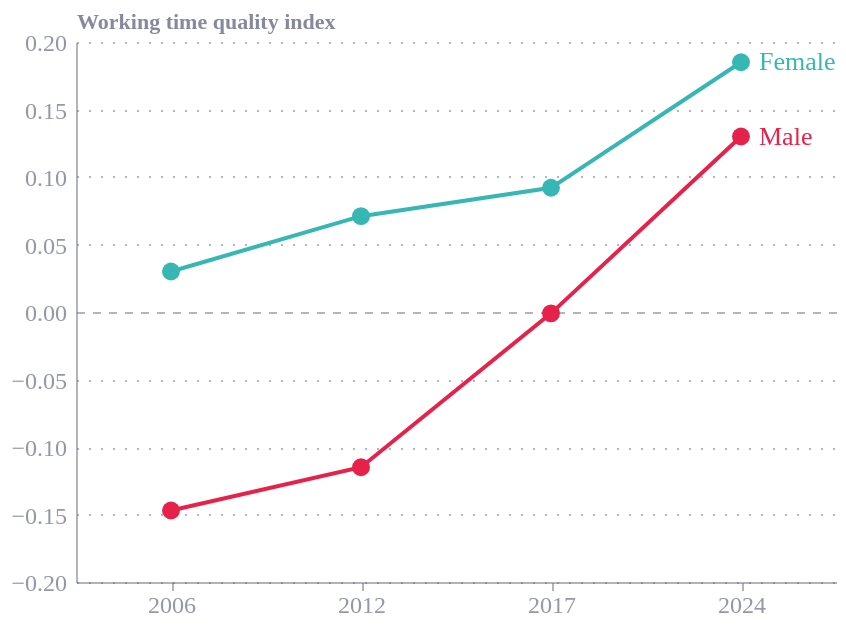

Source (Vega-Lite JSON):
### Vega-Lite specification from a JSON file in a GitHub repository (floating-point values rounded to 4 significant figures)
{"$schema": "https://vega.github.io/schema/vega-lite/v6.4.1.json", "config": {"font": "Circular Std", "text": {"color": "#676A86", "align": "left", "baseline": "middle", "dx": 7, "dy": 0, "fontSize": 11}, "view": {"stroke": null, "continuousWidth": 400, "continuousHeight": 300, "discreteWidth": 400, "discreteHeight": 300}, "range": {"category": ["#36B7B4", "#E6224B", "#F4C245", "#0063AF", "#00A767", "#179FDB", "#EB5C2E"], "diverging": ["#E6224B", "#E54753", "#C9C9C9", "#179FDB", "#122B39"], "heatmap": ["#C9C9C9", "#179FDB", "#0063AF", "#122B39"], "ordinal": ["#00A767", "#36B7B4", "#179FDB", "#0063AF", "#243B5A"]}, "bar": {"color": "#179fdb"}, "line": {"color": "#e6224b"}, "rule": {"color": "#676A86"}, "area": {"opacity": 0.3}, "point": {"filled": true, "size": 80, "color": "#e6224b", "opacity": 0.95}, "geoshape": {"stroke": "white", "strokeWidth": 0.3}, "rect": {"fill": "#d6d4d4", "opacity": 0.3}, "axis": {"labelColor": "#676A86", "labelFontSize": 12, "labelFont": "Circular Std", "labelOpacity": 0.7, "tickColor": "#676A86", "tickOpacity": 0.5, "domainColor": "#676A86", "domainOpacity": 0.5, "gridColor": "#676A86", "gridDash": [2, 2], "gridOpacity": 0.5, "title": null, "titleColor": "#676A86", "titleOpacity": 0.8, "tickSize": 4}, "axisXDiscrete": {"grid": false, "labelAngle": 0, "tickCount": 10, "tickOpacity": 0.5, "title": null}, "axisYDiscrete": {"ticks": false, "labelPadding": 5}, "axisXTemporal": {"grid": false, "ticks": true, "labelFontSize": 13}, "axisXQuantitative": {"grid": true}, "axisYQuantitative": {"gridColor": "#676A86", "gridDash": [1, 5], "gridOpacity": 0.5, "ticks": false, "labelPadding": 5, "tickCount": 8, "titleAngle": 0, "titleAlign": "left", "titleBaseline": "bottom", "titleX": 0, "titleY": -5, "titleFontSize": 11}, "title": {"color": "#676A86E6", "subtitleColor": "#676A86", "font": "Circular Std", "subtitleFont": "Circular Std", "anchor": "start", "fontSize": 14, "subtitleFontSize": 12, "subtitlePadding": 4, "offset": 0, "frame": "group"}, "legend": {"titleColor": "#122b39", "title": null, "labelColor": "#122b39", "labelFontSize": 11}}, "data": {"name": "data-5e17500da7a3ed6ec69041de2acdaa7b"}, "encoding": {"color": {"field": "gender", "title": "Gender", "type": "nominal", "legend": null}, "x": {"field": "year", "title": "", "type": "ordinal"}, "y": {"axis": {"gridDash": {"expr": "datum.value == 0 ? [4, 4] : [1,5]"}}, "field": "value", "scale": {"domain": [-0.2, 0.2]}, "title": "Working time quality index", "type": "quantitative"}}, "layer": [{"mark": {"type": "line", "point": {"tooltip": {"expr": "'In ' + datum.year + ', ' + datum.gender + ' workers had ' + (datum.value > 0 ? 'above' : datum.value < 0 ? 'below' : 'at') + ' average working time quality (' + format(datum.value, '+.3f') + ').'"}}}}, {"transform": [{"filter": "datum.year == 2024"}], "mark": {"type": "text", "dx": 9, "fontSize": 13}, "encoding": {"text": {"field": "gender", "type": "nominal"}}}], "height": 270, "width": 380, "datasets": {"data-5e17500da7a3ed6ec69041de2acdaa7b": [{"year": 2006, "value": -0.147, "gender": "Male"}, {"year": 2012, "value": -0.115, "gender": "Male"}, {"year": 2017, "value": -0.001, "gender": "Male"}, {"year": 2024, "value": 0.13, "gender": "Male"}, {"year": 2006, "value": 0.03, "gender": "Female"}, {"year": 2012, "value": 0.071, "gender": "Female"}, {"year": 2017, "value": 0.092, "gender": "Female"}, {"year": 2024, "value": 0.185, "gender": "Female"}]}}
